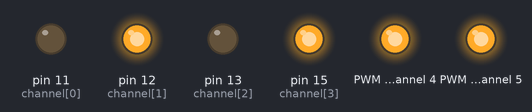
Recording of a program running on a simulated Raspberry Pi (header pin numbers). Shown: output pins drawn as LEDs (lit = HIGH). Library files of the repository ran but are not shown: Pca9685.py. At 20.0 s the program stops and its outputs stay as they are.

Above: at 0.1 s.
At 5.1 s:
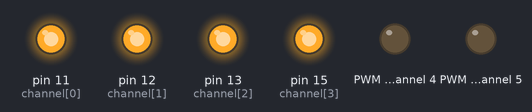
At 15.1 s:
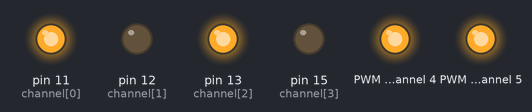
At 20.1 s:
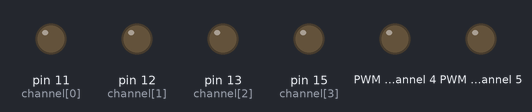
Timing chart, 0 to 21.5 s (numbered marks = the images above):
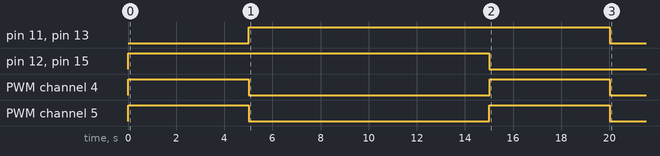

Measured:
- by itself, pin 11 (channel[0]), pin 13 (channel[2]): LOW → HIGH at 5.0 s, → LOW 15.0 s later
- by itself, pin 12 (channel[1]), pin 15 (channel[3]): LOW → HIGH at 0.01 s, → LOW 15.0 s later
- by itself, PWM channel 4, PWM channel 5: alternates HIGH for 5.0 s and LOW for 10.0 s

The program:

DcMotor.py
```python
import time
import RPi.GPIO as GPIO
import gpio.Pca9685 as Pca9685


class DcMotor:
    def __init__(self, pca9685):
        GPIO.setmode(GPIO.BOARD)
        GPIO.setwarnings(False)
        channel = [11, 12, 13, 15]
        GPIO.setup(channel, GPIO.OUT, initial=GPIO.HIGH)
        self.__pca9685 = pca9685
        self.speed = 0
        self.direction = "Stopped"

    def forward(self):
        self.direction = "Forward"

        # 왼쪽 바퀴
        GPIO.output(11, GPIO.LOW)
        GPIO.output(12, GPIO.HIGH)

        # 오른쪽 바퀴
        GPIO.output(13, GPIO.LOW)
        GPIO.output(15, GPIO.HIGH)


    def backward(self):
        self.direction = "Backward"

        # 왼쪽 바퀴
        GPIO.output(11, GPIO.HIGH)
        GPIO.output(12, GPIO.LOW)

        # 오른쪽 바퀴
        GPIO.output(13, GPIO.HIGH)
        GPIO.output(15, GPIO.LOW)

    def stop(self):
        self.direction = "Stopped"
        # 왼쪽 바퀴
        GPIO.output(11, GPIO.HIGH)
        GPIO.output(12, GPIO.HIGH)

        # 오른쪽 바퀴
        GPIO.output(13, GPIO.HIGH)
        GPIO.output(15, GPIO.HIGH)

        self.setSpeed(0)

    def setSpeed(self, speed):
        self.__pca9685.write(5, speed)
        self.__pca9685.write(4, speed)
        self.speed = speed


if __name__ == '__main__':
    pca9685 = Pca9685.Pca9685()
    motor = DcMotor(pca9685)

    # 전진
    motor.forward()
    motor.setSpeed(4095)
    time.sleep(5)

    # 정지
    motor.stop()
    time.sleep(10)

    # 후진
    motor.backward()
    motor.setSpeed(4095)
    time.sleep(5)

    motor.stop()
    GPIO.cleanup()
```
